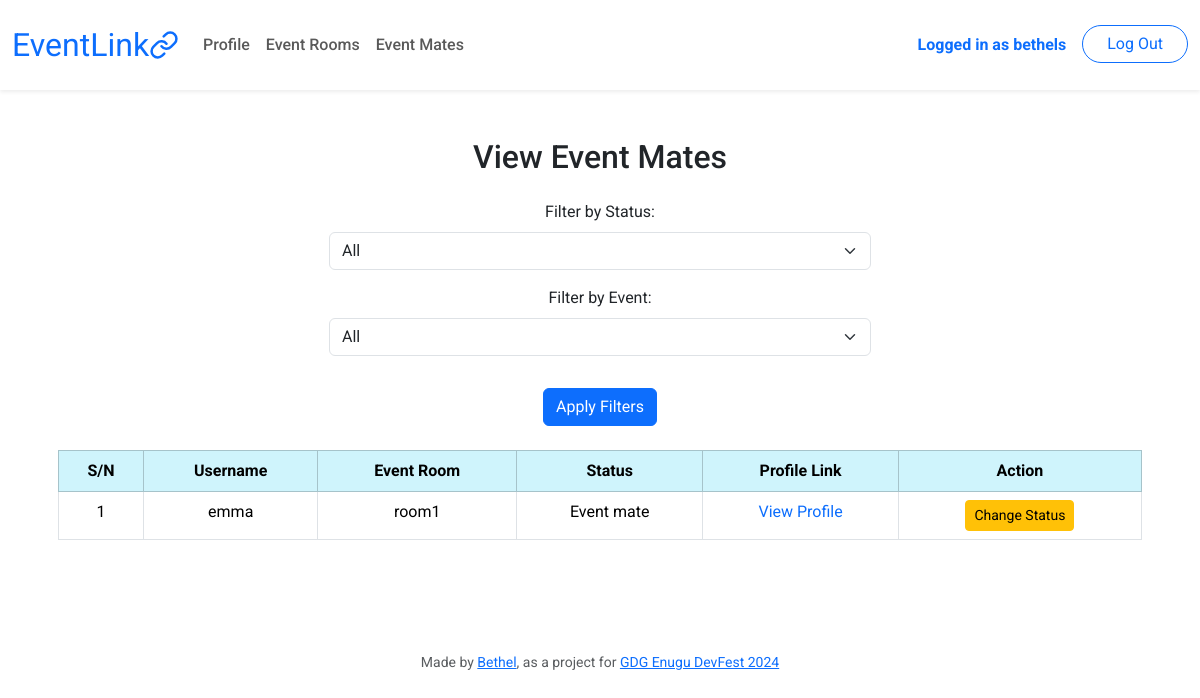
/mates (signed in), run on the app's committed database.
### tables this page shows
CREATE TABLE users (
    id INTEGER PRIMARY KEY AUTOINCREMENT NOT NULL,
    username TEXT NOT NULL UNIQUE,
    hash TEXT NOT NULL,
    role INTEGER NOT NULL DEFAULT 0 CHECK (role IN (0, 1)),
    profile_link TEXT NOT NULL,
    created_at DATETIME DEFAULT CURRENT_TIMESTAMP,
    updated_at DATETIME DEFAULT CURRENT_TIMESTAMP
);

CREATE TABLE mates (
    user_id1 INTEGER NOT NULL,
    user_id2 INTEGER NOT NULL,
    room_id INTEGER NOT NULL,
    status INTEGER NOT NULL CHECK (status IN (0, 1)),
    created_at DATETIME DEFAULT CURRENT_TIMESTAMP,
    PRIMARY KEY (user_id1, user_id2),
    FOREIGN KEY (room_id) REFERENCES rooms(id),
    FOREIGN KEY (user_id1) REFERENCES users(id),
    FOREIGN KEY (user_id2) REFERENCES users(id)
);

CREATE TABLE rooms (
    id INTEGER PRIMARY KEY AUTOINCREMENT NOT NULL,
    name TEXT NOT NULL UNIQUE,
    description TEXT NOT NULL,
    key TEXT NOT NULL UNIQUE,
    status INTEGER NOT NULL DEFAULT 0 CHECK (status IN (0, 1)),
    creator_id INTEGER NOT NULL,
    created_at DATETIME DEFAULT CURRENT_TIMESTAMP,
    updated_at DATETIME DEFAULT CURRENT_TIMESTAMP,
    FOREIGN KEY (creator_id) REFERENCES users(id)
);

### app.py (the view, shortened to what this page needs)
@app.route("/mates", methods=["GET", "POST"])
@login_required
def mates():
    id = session["user_id"]
    info = db.execute("SELECT * FROM users WHERE id=?;", id)[0]
    if request.method == "GET":
        rooms = db.execute('''SELECT
                                members.room_id AS id,
                                rooms.name AS name
                            FROM members
                            JOIN rooms ON members.room_id=rooms.id
                            WHERE members.user_id=?;''', id)
        mates = db.execute(''' SELECT
                                            users.id AS user_id,
                                            users.username AS user_name,
                                            users.profile_link AS profile_link,
                                            rooms.name AS room,
                                            mates.status AS status
                                        FROM users
                                        JOIN mates ON users.id = mates.user_id2
                                        JOIN rooms ON mates.room_id = rooms.id
                                        WHERE mates.user_id1=? ;''', id)
        return render_template("mates.html", info=info, rooms=rooms, mates=mates)

### app.py (called while the page is built)
@app.after_request
def after_request(response):
    response.headers["Cache-Control"] = "no-cache, no-store, must-revalidate"
    response.headers["Expires"] = 0
    response.headers["Pragma"] = "no-cache"
    return response

### helpers.py (called while the page is built)
def login_required(f):
    @wraps(f)
    def decorated_function(*args, **kwargs):
        if session.get("user_id") is None:
            return redirect("/login")
        return f(*args, **kwargs)
    return decorated_function

### templates/mates.html (shortened to what this page needs)
{% extends "layout.html" %} {% block title %}Event Mates{% endblock %} {% block
main %}
<div class="container">
  <h2 class="mb-4 text-center">View Event Mates</h2>
  <form method="POST" action="/mates" class="mb-4">
    <div class="d-flex flex-column align-items-center">
      <div class="mb-3 w-50">
        <label for="status" class="form-label">Filter by Status:</label>
        <select id="status" name="status" class="form-select">
          <option value="all" selected>All</option>
        </select>
      </div>
      <div class="mb-3 w-50">
        <label for="room" class="form-label">Filter by Event:</label>
        <select id="room" name="room_id" class="form-select">
          <option value="all" selected>All</option>
        </select>
      </div>
      <div class="text-center mt-3">
        <button type="submit" class="btn btn-primary">Apply Filters</button>
      </div>
    </div>
  </form>
  {% if mates %}
  <div class="table-responsive">
    <table class="table table-bordered table-hover">
      <thead class="table-info">
        <tr>
          <th>S/N</th>
          <th>Username</th>
          <th>Event Room</th>
          <th>Status</th>
          <th>Profile Link</th>
          <th>Action</th>
        </tr>
      </thead>
      <tbody>
        {% for mate in mates %}
        <tr>
          <td>{{ loop.index }}</td>
          <td>{{ mate.user_name }}</td>
          <td>{{ mate.room }}</td>
          <td>
            {% if mate.status == 0 %}Event mate{% else %}Connection{% endif %}
          </td>
          <td>
            <a
              href="https://{{ mate.profile_link }}"
              target="_blank"
              class="text-decoration-none text-primary"
            >
              View Profile
            </a>
          </td>
          <td>
            <form method="POST" action="/mates">
              <button type="submit" class="btn btn-warning btn-sm">
                Change Status
              </button>
            </form>
          </td>
        </tr>
        {% endfor %}
      </tbody>
    </table>
  </div>
  {% else %}
  <div class="text-center mt-4">
    <p class="text-muted">
      No Mates to display. Try adjusting your filters or joining an Event room.
    </p>
  </div>
  {% endif %}
</div>
{% endblock %}

### templates/layout.html (shortened to what this page needs)
<!DOCTYPE html>
<html lang="en">
  <head>
    <link
      href="https://cdn.jsdelivr.net/npm/bootstrap@5.3.2/dist/css/bootstrap.min.css"
      rel="stylesheet"
    />
    <link href="/static/styles.css" rel="stylesheet" />
  </head>
  <body>
    <nav class="navbar navbar-expand-md navbar-light bg-white shadow-sm py-3">
      <div class="container-fluid">
        <a class="navbar-brand d-flex align-items-center" href="/">
          <span class="text-primary">EventLink</span>
          <img
            src="/static/images/chain.svg"
            width="30"
            height="30"
            alt="logo"
          />
        </a>
        <div class="collapse navbar-collapse" id="navbar">
          {% if session["user_id"] %}
          <ul class="navbar-nav me-auto">
            <li class="nav-item">
              <a class="nav-link fw-medium" href="/profile">Profile</a>
            </li>
            <li class="nav-item">
              <a class="nav-link fw-medium" href="/rooms">Event Rooms</a>
            </li>
            <li class="nav-item">
              <a class="nav-link fw-medium" href="/mates">Event Mates</a>
            </li>
          </ul>
          <ul class="navbar-nav ms-auto">
            <li class="nav-item">
              <a class="nav-link text-primary fw-bold"
                >Logged in as {{ info.username }}</a
              >
            </li>
            <li class="nav-item">
              <a
                class="btn btn-outline-primary rounded-pill ms-2 px-4"
                href="/logout"
                >Log Out</a
              >
            </li>
          </ul>
          {% endif %}
        </div>
      </div>
    </nav>
    <main class="container py-5 px-3 text-center">
      {% block main %}{% endblock %}
    </main>
    <footer class="mt-5">
      <p class="mb-3 mx-3 small text-center text-muted">
        Made by
        <a
          class="footer-link"
          href="https://bethel1889.github.io/pandora/"
          target="_blank"
          >Bethel</a
        >, as a project for
        <a class="footer-link" href="https://devfestenugu.com/" target="_blank"
          >GDG Enugu DevFest 2024</a
        >
      </p>
    </footer>
  </body>
</html>

### static/styles.css (style rules this page uses)
nav .navbar-brand { font-size: xx-large; }
body { font-family: "Roboto", sans-serif; }

### data on the page
users: username "bethels"
mates: user_name "emma", room "room1", status "Event mate"
